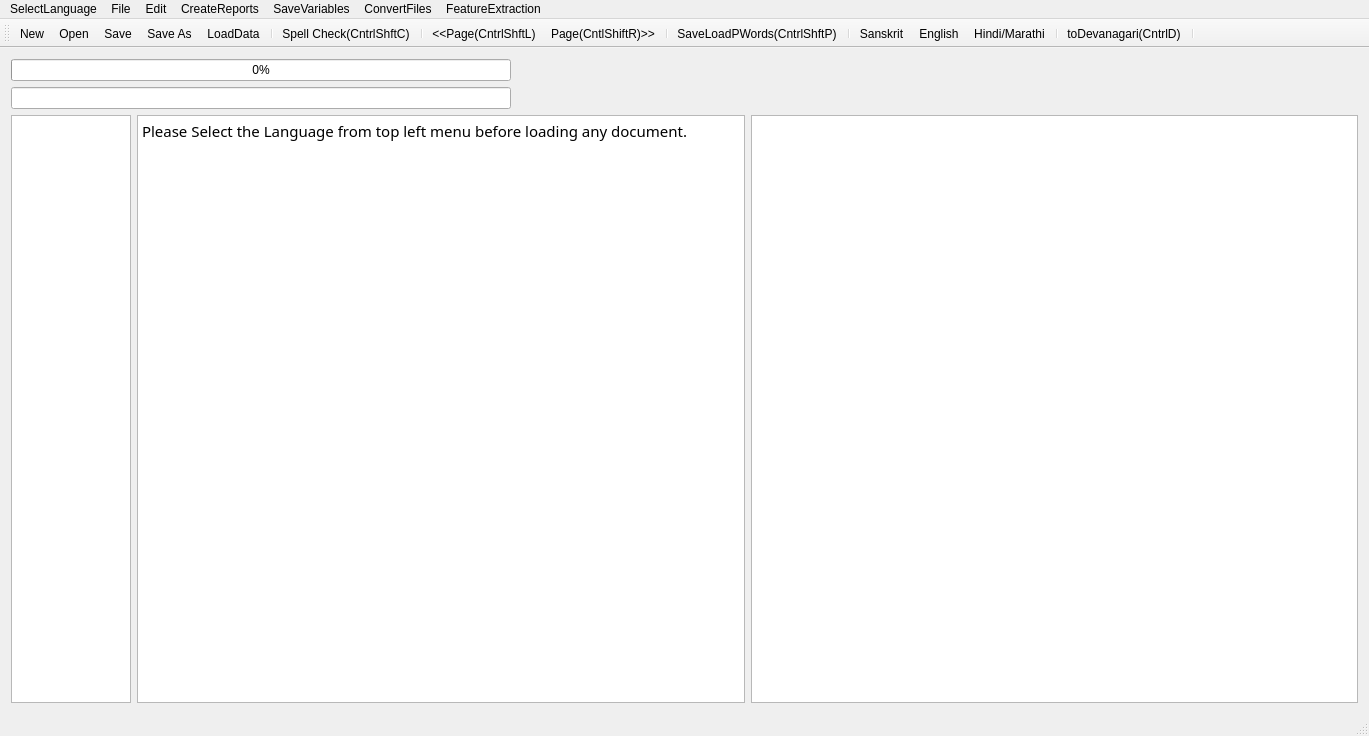
<?xml version="1.0" encoding="UTF-8"?>
<ui version="4.0">
 <class>MainWindow</class>
 <widget class="QMainWindow" name="MainWindow">
  <property name="geometry">
   <rect>
    <x>0</x>
    <y>0</y>
    <width>1369</width>
    <height>736</height>
   </rect>
  </property>
  <property name="mouseTracking">
   <bool>true</bool>
  </property>
  <property name="windowTitle">
   <string>MainWindow</string>
  </property>
  <widget class="QWidget" name="centralWidget">
   <layout class="QVBoxLayout" name="verticalLayout">
    <item>
     <widget class="QProgressBar" name="progressBar">
      <property name="maximumSize">
       <size>
        <width>500</width>
        <height>16777215</height>
       </size>
      </property>
      <property name="value">
       <number>0</number>
      </property>
      <property name="alignment">
       <set>Qt::AlignRight|Qt::AlignTrailing|Qt::AlignVCenter</set>
      </property>
     </widget>
    </item>
    <item>
     <widget class="QLineEdit" name="lineEdit">
      <property name="maximumSize">
       <size>
        <width>500</width>
        <height>16777215</height>
       </size>
      </property>
     </widget>
    </item>
    <item>
     <layout class="QHBoxLayout" name="horizontalLayout">
      <item>
       <widget class="QTextEdit" name="textEdit">
        <property name="maximumSize">
         <size>
          <width>120</width>
          <height>16777215</height>
         </size>
        </property>
        <property name="font">
         <font>
          <family>FreeSans</family>
          <italic>true</italic>
         </font>
        </property>
        <property name="sizeAdjustPolicy">
         <enum>QAbstractScrollArea::AdjustToContents</enum>
        </property>
        <property name="readOnly">
         <bool>true</bool>
        </property>
       </widget>
      </item>
      <item>
       <widget class="QTextBrowser" name="textBrowser">
        <property name="font">
         <font>
          <family>Shobhika</family>
          <pointsize>16</pointsize>
          <italic>false</italic>
         </font>
        </property>
        <property name="mouseTracking">
         <bool>true</bool>
        </property>
        <property name="sizeAdjustPolicy">
         <enum>QAbstractScrollArea::AdjustToContents</enum>
        </property>
        <property name="undoRedoEnabled">
         <bool>true</bool>
        </property>
        <property name="readOnly">
         <bool>false</bool>
        </property>
        <property name="html">
         <string>&lt;!DOCTYPE HTML PUBLIC &quot;-//W3C//DTD HTML 4.0//EN&quot; &quot;http://www.w3.org/TR/REC-html40/strict.dtd&quot;&gt;
&lt;html&gt;&lt;head&gt;&lt;meta name=&quot;qrichtext&quot; content=&quot;1&quot; /&gt;&lt;style type=&quot;text/css&quot;&gt;
p, li { white-space: pre-wrap; }
&lt;/style&gt;&lt;/head&gt;&lt;body style=&quot; font-family:'Shobhika'; font-size:16pt; font-weight:400; font-style:normal;&quot;&gt;
&lt;p style=&quot; margin-top:0px; margin-bottom:0px; margin-left:0px; margin-right:0px; -qt-block-indent:0; text-indent:0px;&quot;&gt;&lt;span style=&quot; font-family:'Ubuntu'; font-size:11pt;&quot;&gt;Please Select the Language from top left menu before loading any document.&lt;/span&gt;&lt;/p&gt;&lt;/body&gt;&lt;/html&gt;</string>
        </property>
        <property name="acceptRichText">
         <bool>true</bool>
        </property>
        <property name="textInteractionFlags">
         <set>Qt::LinksAccessibleByKeyboard|Qt::LinksAccessibleByMouse|Qt::TextBrowserInteraction|Qt::TextEditable|Qt::TextEditorInteraction|Qt::TextSelectableByKeyboard|Qt::TextSelectableByMouse</set>
        </property>
       </widget>
      </item>
      <item>
       <widget class="QGraphicsView" name="graphicsView">
        <property name="sizeAdjustPolicy">
         <enum>QAbstractScrollArea::AdjustIgnored</enum>
        </property>
        <property name="alignment">
         <set>Qt::AlignCenter</set>
        </property>
        <property name="renderHints">
         <set>QPainter::NonCosmeticDefaultPen</set>
        </property>
        <property name="dragMode">
         <enum>QGraphicsView::ScrollHandDrag</enum>
        </property>
        <property name="transformationAnchor">
         <enum>QGraphicsView::AnchorViewCenter</enum>
        </property>
        <property name="resizeAnchor">
         <enum>QGraphicsView::AnchorViewCenter</enum>
        </property>
       </widget>
      </item>
     </layout>
    </item>
   </layout>
   <zorder>lineEdit</zorder>
   <zorder>progressBar</zorder>
  </widget>
  <widget class="QMenuBar" name="menuBar">
   <property name="geometry">
    <rect>
     <x>0</x>
     <y>0</y>
     <width>1369</width>
     <height>22</height>
    </rect>
   </property>
   <widget class="QMenu" name="menuOCR_Correction_Window">
    <property name="title">
     <string>File</string>
    </property>
    <addaction name="actionNew"/>
    <addaction name="actionOpen"/>
    <addaction name="actionSave"/>
    <addaction name="actionSave_As"/>
    <addaction name="actionSpell_Check"/>
    <addaction name="actionLoad_Next_Page"/>
    <addaction name="actionLoad_Prev_Page"/>
    <addaction name="separator"/>
    <addaction name="actionLoadGDocPage"/>
    <addaction name="actionToDevanagari"/>
    <addaction name="actionLoadData"/>
    <addaction name="actionLoadDict"/>
    <addaction name="actionLoadOCRWords"/>
    <addaction name="actionLoadDomain"/>
    <addaction name="actionLoadSubPS"/>
    <addaction name="actionLoadConfusions"/>
    <addaction name="actionSugg"/>
    <addaction name="actionToSlp1"/>
   </widget>
   <widget class="QMenu" name="menuCreateReports">
    <property name="title">
     <string>CreateReports</string>
    </property>
    <addaction name="actionCreateBest2OCR"/>
    <addaction name="actionCreateSuggestionLog"/>
    <addaction name="actionCreateSuggestionLogNearestPriority"/>
    <addaction name="actionErrorDetectionRep"/>
    <addaction name="actionErrorDetectWithoutAdaptation"/>
    <addaction name="actionErrorDetectionRepUniq"/>
   </widget>
   <widget class="QMenu" name="menuSaveVariables">
    <property name="title">
     <string>SaveVariables</string>
    </property>
    <addaction name="actionCPair"/>
    <addaction name="actionPrimarySecOCRPair"/>
    <addaction name="actionCPairIEROcrVsCorrect"/>
    <addaction name="actionCPairGEROcrVsCorrect"/>
   </widget>
   <widget class="QMenu" name="menuConvertFiles">
    <property name="title">
     <string>ConvertFiles</string>
    </property>
    <addaction name="actionToSlp1_2"/>
    <addaction name="actionToDev"/>
    <addaction name="actionExtractDev"/>
    <addaction name="actionEditDistRep"/>
    <addaction name="actionConfusionFreqHist"/>
    <addaction name="actionFilterOutGT50EditDisPairs"/>
   </widget>
   <widget class="QMenu" name="menuFeatureExtraction">
    <property name="title">
     <string>FeatureExtraction</string>
    </property>
    <addaction name="actionPrepareFeatures"/>
   </widget>
   <widget class="QMenu" name="menuSelectLanguage">
    <property name="title">
     <string>SelectLanguage</string>
    </property>
    <addaction name="actionSanskrit"/>
    <addaction name="actionHindi"/>
    <addaction name="actionEnglish"/>
   </widget>
   <widget class="QMenu" name="menuEdit">
    <property name="title">
     <string>Edit</string>
    </property>
    <addaction name="actionBold"/>
   </widget>
   <addaction name="menuSelectLanguage"/>
   <addaction name="menuOCR_Correction_Window"/>
   <addaction name="menuEdit"/>
   <addaction name="menuCreateReports"/>
   <addaction name="menuSaveVariables"/>
   <addaction name="menuConvertFiles"/>
   <addaction name="menuFeatureExtraction"/>
  </widget>
  <widget class="QToolBar" name="mainToolBar">
   <attribute name="toolBarArea">
    <enum>TopToolBarArea</enum>
   </attribute>
   <attribute name="toolBarBreak">
    <bool>false</bool>
   </attribute>
   <addaction name="actionNew"/>
   <addaction name="actionOpen"/>
   <addaction name="actionSave"/>
   <addaction name="actionSave_As"/>
   <addaction name="actionLoadData"/>
   <addaction name="separator"/>
   <addaction name="actionSpell_Check"/>
   <addaction name="separator"/>
   <addaction name="actionLoad_Prev_Page"/>
   <addaction name="actionLoad_Next_Page"/>
   <addaction name="separator"/>
   <addaction name="actionLoadGDocPage"/>
   <addaction name="separator"/>
   <addaction name="actionSanskrit"/>
   <addaction name="actionEnglish"/>
   <addaction name="actionHindi"/>
   <addaction name="separator"/>
   <addaction name="actionToDevanagari"/>
   <addaction name="separator"/>
  </widget>
  <widget class="QStatusBar" name="statusBar"/>
  <action name="actionOpen">
   <property name="icon">
    <iconset resource="AppResources.qrc">
     <normaloff>:/Images/open.png</normaloff>:/Images/open.png</iconset>
   </property>
   <property name="text">
    <string>Open</string>
   </property>
   <property name="shortcut">
    <string>Ctrl+O</string>
   </property>
  </action>
  <action name="actionSave">
   <property name="icon">
    <iconset resource="AppResources.qrc">
     <normaloff>:/Images/save.png</normaloff>:/Images/save.png</iconset>
   </property>
   <property name="text">
    <string>Save</string>
   </property>
   <property name="shortcut">
    <string>Ctrl+S</string>
   </property>
  </action>
  <action name="actionSave_As">
   <property name="icon">
    <iconset resource="AppResources.qrc">
     <normaloff>:/Images/save-as.png</normaloff>:/Images/save-as.png</iconset>
   </property>
   <property name="text">
    <string>Save As</string>
   </property>
   <property name="shortcut">
    <string>Ctrl+Shift+S</string>
   </property>
  </action>
  <action name="actionNew">
   <property name="icon">
    <iconset resource="AppResources.qrc">
     <normaloff>:/Images/New.png</normaloff>:/Images/New.png</iconset>
   </property>
   <property name="text">
    <string>New</string>
   </property>
   <property name="shortcut">
    <string>Ctrl+N</string>
   </property>
  </action>
  <action name="actionSpell_Check">
   <property name="text">
    <string>Spell Check(CntrlShftC)</string>
   </property>
   <property name="shortcut">
    <string>Ctrl+Shift+C</string>
   </property>
  </action>
  <action name="actionLoad_Next_Page">
   <property name="text">
    <string>Page(CntlShiftR)&gt;&gt;</string>
   </property>
   <property name="toolTip">
    <string>Page(CntlShiftR)&gt;&gt;</string>
   </property>
   <property name="shortcut">
    <string>Ctrl+Shift+R</string>
   </property>
  </action>
  <action name="actionLoad_Prev_Page">
   <property name="text">
    <string>&lt;&lt;Page(CntrlShftL)</string>
   </property>
   <property name="toolTip">
    <string>&lt;&lt;Page(CntrlShftL)</string>
   </property>
   <property name="shortcut">
    <string>Ctrl+Shift+L</string>
   </property>
  </action>
  <action name="actionLoadGDocPage">
   <property name="text">
    <string>Save&amp;LoadPWords(CntrlShftP)</string>
   </property>
   <property name="shortcut">
    <string>Ctrl+Shift+P</string>
   </property>
  </action>
  <action name="actionToDevanagari">
   <property name="text">
    <string>toDevanagari(CntrlD)</string>
   </property>
   <property name="shortcut">
    <string>Ctrl+D</string>
   </property>
  </action>
  <action name="actionLoadData">
   <property name="text">
    <string>LoadData</string>
   </property>
  </action>
  <action name="actionLoadDict">
   <property name="text">
    <string>LoadDict</string>
   </property>
  </action>
  <action name="actionLoadOCRWords">
   <property name="text">
    <string>LoadOCRWords</string>
   </property>
  </action>
  <action name="actionLoadDomain">
   <property name="text">
    <string>LoadDomain</string>
   </property>
  </action>
  <action name="actionLoadSubPS">
   <property name="text">
    <string>LoadSubPS</string>
   </property>
  </action>
  <action name="actionLoadConfusions">
   <property name="text">
    <string>LoadConfusions</string>
   </property>
  </action>
  <action name="actionSugg">
   <property name="text">
    <string>sugg</string>
   </property>
   <property name="shortcut">
    <string>Menu</string>
   </property>
  </action>
  <action name="actionCreateBest2OCR">
   <property name="text">
    <string>CreateBest2OCR</string>
   </property>
  </action>
  <action name="actionToSlp1">
   <property name="text">
    <string>toSlp1</string>
   </property>
   <property name="shortcut">
    <string>Ctrl+G</string>
   </property>
  </action>
  <action name="actionCreateSuggestionLog">
   <property name="text">
    <string>CreateSuggestionLog</string>
   </property>
  </action>
  <action name="actionCreateSuggestionLogNearestPriority">
   <property name="text">
    <string>CreateSuggestionLogNearestPriority</string>
   </property>
  </action>
  <action name="actionErrorDetectionRep">
   <property name="text">
    <string>ErrorDetectionRep</string>
   </property>
  </action>
  <action name="actionErrorDetectWithoutAdaptation">
   <property name="text">
    <string>ErrorDetectWithoutAdaptation</string>
   </property>
  </action>
  <action name="actionCPair">
   <property name="text">
    <string>CPair</string>
   </property>
  </action>
  <action name="actionToSlp1_2">
   <property name="text">
    <string>toSlp1</string>
   </property>
  </action>
  <action name="actionToDev">
   <property name="text">
    <string>toDev</string>
   </property>
  </action>
  <action name="actionExtractDev">
   <property name="text">
    <string>ExtractDevWords</string>
   </property>
   <property name="toolTip">
    <string>ExtractDevWords</string>
   </property>
  </action>
  <action name="actionPrimarySecOCRPair">
   <property name="text">
    <string>PrimarySecOCRPairs</string>
   </property>
  </action>
  <action name="actionCPairIEROcrVsCorrect">
   <property name="text">
    <string>CPairIEROcrVsCorrect</string>
   </property>
  </action>
  <action name="actionEditDistRep">
   <property name="text">
    <string>EditDistRep</string>
   </property>
  </action>
  <action name="actionConfusionFreqHist">
   <property name="text">
    <string>ConfusionFreqHist</string>
   </property>
  </action>
  <action name="actionCPairGEROcrVsCorrect">
   <property name="text">
    <string>CPairGEROcrVsCorrect</string>
   </property>
  </action>
  <action name="actionFilterOutGT50EditDisPairs">
   <property name="text">
    <string>FilterOutGT50EditDisPairs</string>
   </property>
  </action>
  <action name="actionPrepareFeatures">
   <property name="text">
    <string>PrepareFeatures</string>
   </property>
  </action>
  <action name="actionErrorDetectionRepUniq">
   <property name="text">
    <string>ErrorSuggRepUniq</string>
   </property>
  </action>
  <action name="actionSanskrit">
   <property name="text">
    <string>Sanskrit</string>
   </property>
  </action>
  <action name="actionHindi">
   <property name="text">
    <string>Hindi/Marathi</string>
   </property>
  </action>
  <action name="actionEnglish">
   <property name="text">
    <string>English</string>
   </property>
   <property name="toolTip">
    <string>English</string>
   </property>
  </action>
  <action name="actionBold">
   <property name="text">
    <string>Bold</string>
   </property>
   <property name="shortcut">
    <string>Ctrl+B</string>
   </property>
  </action>
 </widget>
 <layoutdefault spacing="6" margin="11"/>
 <tabstops>
  <tabstop>textBrowser</tabstop>
  <tabstop>graphicsView</tabstop>
 </tabstops>
 <resources>
  <include location="AppResources.qrc"/>
 </resources>
 <connections/>
</ui>
